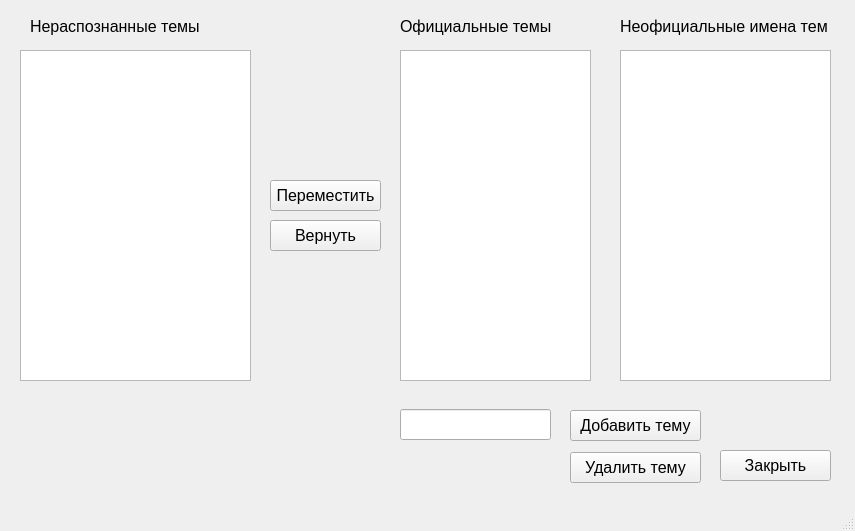
<?xml version="1.0" encoding="UTF-8"?>
<ui version="4.0">
 <class>MainWindow</class>
 <widget class="QMainWindow" name="MainWindow">
  <property name="geometry">
   <rect>
    <x>0</x>
    <y>0</y>
    <width>855</width>
    <height>531</height>
   </rect>
  </property>
  <property name="sizePolicy">
   <sizepolicy hsizetype="Expanding" vsizetype="Expanding">
    <horstretch>0</horstretch>
    <verstretch>0</verstretch>
   </sizepolicy>
  </property>
  <property name="font">
   <font>
    <pointsize>12</pointsize>
   </font>
  </property>
  <property name="windowTitle">
   <string>MainWindow</string>
  </property>
  <widget class="QWidget" name="centralwidget">
   <widget class="QPushButton" name="close_but">
    <property name="geometry">
     <rect>
      <x>720</x>
      <y>450</y>
      <width>111</width>
      <height>31</height>
     </rect>
    </property>
    <property name="text">
     <string>Закрыть</string>
    </property>
   </widget>
   <widget class="QListWidget" name="unkown_tema">
    <property name="geometry">
     <rect>
      <x>20</x>
      <y>50</y>
      <width>231</width>
      <height>331</height>
     </rect>
    </property>
   </widget>
   <widget class="QPushButton" name="move_tema_but">
    <property name="geometry">
     <rect>
      <x>270</x>
      <y>180</y>
      <width>111</width>
      <height>31</height>
     </rect>
    </property>
    <property name="text">
     <string>Переместить</string>
    </property>
   </widget>
   <widget class="QPushButton" name="remove_tema_but">
    <property name="geometry">
     <rect>
      <x>270</x>
      <y>220</y>
      <width>111</width>
      <height>31</height>
     </rect>
    </property>
    <property name="text">
     <string>Вернуть</string>
    </property>
   </widget>
   <widget class="QLabel" name="label">
    <property name="geometry">
     <rect>
      <x>30</x>
      <y>16</y>
      <width>221</width>
      <height>20</height>
     </rect>
    </property>
    <property name="text">
     <string>Нераспознанные темы</string>
    </property>
   </widget>
   <widget class="QLabel" name="label_2">
    <property name="geometry">
     <rect>
      <x>400</x>
      <y>16</y>
      <width>221</width>
      <height>20</height>
     </rect>
    </property>
    <property name="text">
     <string>Официальные темы</string>
    </property>
   </widget>
   <widget class="QPushButton" name="tema_add_But">
    <property name="geometry">
     <rect>
      <x>570</x>
      <y>410</y>
      <width>131</width>
      <height>31</height>
     </rect>
    </property>
    <property name="text">
     <string>Добавить тему</string>
    </property>
   </widget>
   <widget class="QLineEdit" name="tema_add_line">
    <property name="geometry">
     <rect>
      <x>400</x>
      <y>409</y>
      <width>151</width>
      <height>31</height>
     </rect>
    </property>
   </widget>
   <widget class="QListWidget" name="official_tems">
    <property name="geometry">
     <rect>
      <x>400</x>
      <y>50</y>
      <width>191</width>
      <height>331</height>
     </rect>
    </property>
   </widget>
   <widget class="QListWidget" name="not_official_tems">
    <property name="geometry">
     <rect>
      <x>620</x>
      <y>50</y>
      <width>211</width>
      <height>331</height>
     </rect>
    </property>
   </widget>
   <widget class="QLabel" name="label_3">
    <property name="geometry">
     <rect>
      <x>620</x>
      <y>16</y>
      <width>221</width>
      <height>20</height>
     </rect>
    </property>
    <property name="text">
     <string>Неофициальные имена тем</string>
    </property>
   </widget>
   <widget class="QPushButton" name="del_tema_but">
    <property name="geometry">
     <rect>
      <x>570</x>
      <y>452</y>
      <width>131</width>
      <height>31</height>
     </rect>
    </property>
    <property name="text">
     <string>Удалить тему</string>
    </property>
   </widget>
  </widget>
  <widget class="QMenuBar" name="menubar">
   <property name="geometry">
    <rect>
     <x>0</x>
     <y>0</y>
     <width>855</width>
     <height>21</height>
    </rect>
   </property>
  </widget>
  <widget class="QStatusBar" name="statusbar"/>
 </widget>
 <resources/>
 <connections/>
</ui>
